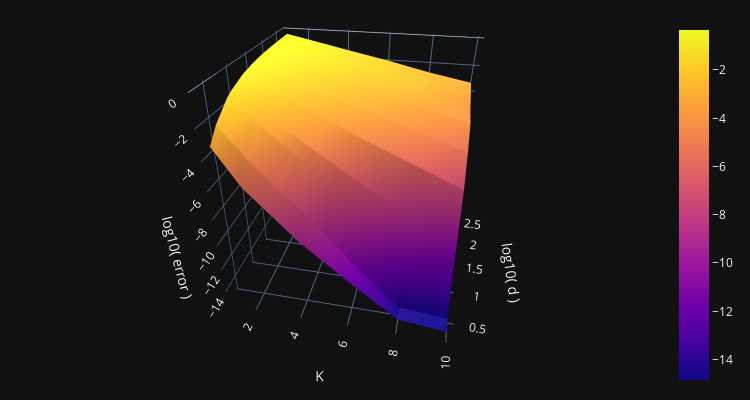

The notebook cell saved with this chart:
### Markdown cell above
And now let's look at the error for a codebook length of 2048, where we vary the number of codebooks:

### Code cell
#| code-fold: true
#| code-summary: "Show the code"
#| label: fig-rvq-error-logz-varyK
#| fig-cap: "Reconstruction error for codebook length of 2048 with various data dimensions and number of codebooks (K). (Logarithmic z-axis)"
#| fig-subcap: 
#|   - "(Interactive) 3D Surface Plot"
#|   - "Line plot"
#| layout-nrow: 2

camera=dict( up=dict(x=0, y=0, z=1), center=dict(x=-0.1, y=0, z=-0.22), eye=dict(x=0.3, y=-1.8, z=1))
fig = plot_results(results, d_choices, cb_lengths, K_choices, vary_K=True, log_xy=True, log_z=True, camera=camera)
fig.show()

fig, ax = plt.subplots(figsize=(6.5,4))
ourdata = results[:,-1,:] # max cb_len
for q1, d in enumerate(d_choices):
    x = np.array(K_choices)
    y = ourdata[q1]
    ax.semilogy(x,y,'o-',label=f"d = {d}")
    
box = ax.get_position()
ax.set_position([box.x0, box.y0, box.width * 0.8, box.height])
ax.legend(loc='center left', bbox_to_anchor=(1, 0.5))
ax.set_xlabel("K")
ax.set_ylabel("error")
plt.show()

### Figure 1 — Plotly figure (JSON) as saved in the notebook; plotly's stock layout.template omitted (floating-point values rounded to 4 significant figures)
{"data": [{"type": "surface", "x": [[1, 2, 3, 4, 6, 8, 10], [1, 2, 3, 4, 6, 8, 10], [1, 2, 3, 4, 6, 8, 10], [1, 2, 3, 4, 6, 8, 10], [1, 2, 3, 4, 6, 8, 10], [1, 2, 3, 4, 6, 8, 10], [1, 2, 3, 4, 6, 8, 10], [1, 2, 3, 4, 6, 8, 10], [1, 2, 3, 4, 6, 8, 10], [1, 2, 3, 4, 6, 8, 10]], "y": [[0.301, 0.301, 0.301, 0.301, 0.301, 0.301, 0.301], [0.4771, 0.4771, 0.4771, 0.4771, 0.4771, 0.4771, 0.4771], [0.7782, 0.7782, 0.7782, 0.7782, 0.7782, 0.7782, 0.7782], [0.9031, 0.9031, 0.9031, 0.9031, 0.9031, 0.9031, 0.9031], [1.204, 1.204, 1.204, 1.204, 1.204, 1.204, 1.204], [1.505, 1.505, 1.505, 1.505, 1.505, 1.505, 1.505], [1.806, 1.806, 1.806, 1.806, 1.806, 1.806, 1.806], [2.107, 2.107, 2.107, 2.107, 2.107, 2.107, 2.107], [2.408, 2.408, 2.408, 2.408, 2.408, 2.408, 2.408], [2.709, 2.709, 2.709, 2.709, 2.709, 2.709, 2.709]], "z": [[-3.224, -5.738, -7.412, -9.107, -11.85, -14.43, -14.85], [-2.355, -4.332, -6.03, -7.608, -11.12, -14.42, -14.74], [-1.42, -2.788, -4.105, -5.439, -7.953, -10.35, -12.6], [-1.18, -2.33, -3.467, -4.551, -6.734, -8.796, -10.81], [-0.7852, -1.551, -2.325, -3.117, -4.574, -5.986, -7.417], [-0.5714, -1.15, -1.728, -2.294, -3.38, -4.442, -5.583], [-0.4547, -0.9143, -1.362, -1.812, -2.622, -3.445, -4.281], [-0.3907, -0.705, -1.031, -1.359, -2.081, -2.749, -4.078], [-0.3532, -0.6559, -0.9606, -1.285, -1.922, -2.638, -3.589], [-0.3334, -0.6509, -0.9685, -1.299, -1.924, -2.629, -3.214]]}], "layout": {"autosize": false, "height": 400, "margin": {"b": 10, "l": 20, "pad": 4, "r": 20, "t": 20}, "scene": {"camera": {"center": {"x": -0.1, "y": 0, "z": -0.22}, "eye": {"x": 0.3, "y": -1.8, "z": 1}, "up": {"x": 0, "y": 0, "z": 1}}, "xaxis": {"title": {"text": "K"}}, "yaxis": {"title": {"text": "log10( d )"}}, "zaxis": {"title": {"text": "log10( error )"}}}, "width": 750}}
